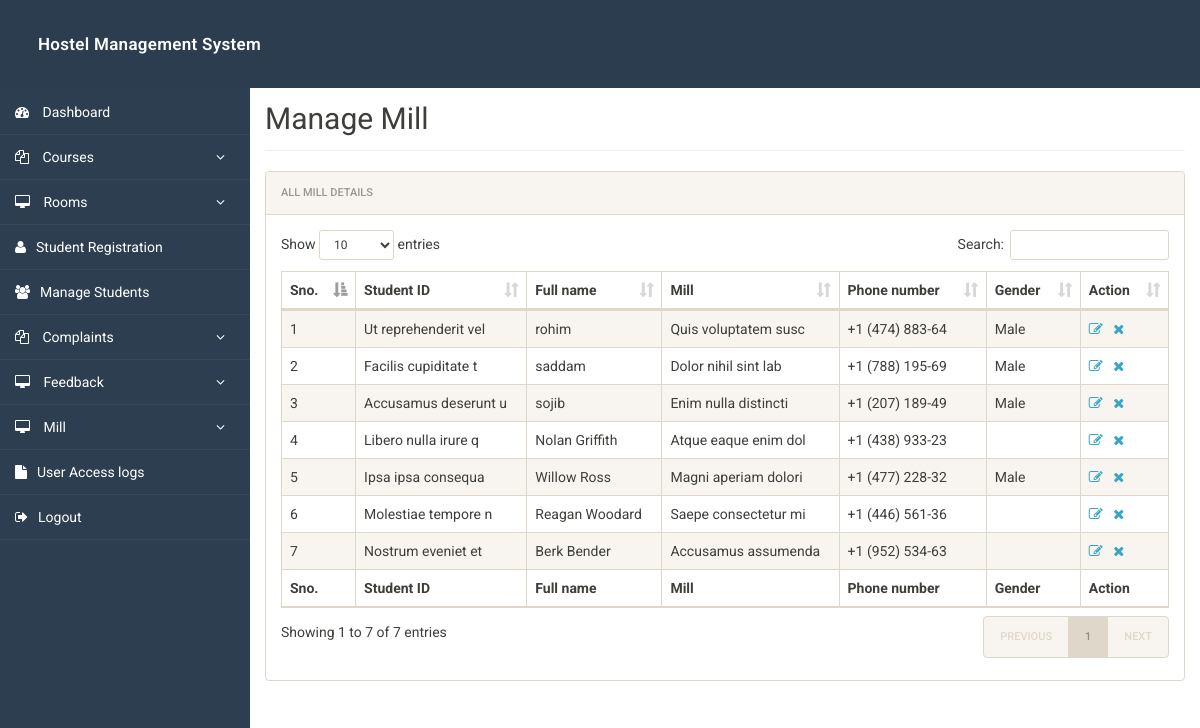
The page /admin/manage-mill.php (signed in) on the database its author committed.
### tables this page shows
CREATE TABLE `mill` (
  `id` int(11) NOT NULL,
  `studentId` varchar(20) NOT NULL,
  `fullName` varchar(100) NOT NULL,
  `mill` varchar(50) NOT NULL,
  `phone` varchar(15) NOT NULL,
  `gender` enum('Male','Female','Other') NOT NULL
);

### admin/manage-mill.php (the view, shortened to what this page needs)
<?php
include('includes/config.php');
?>
<!doctype html>
<html lang="en" class="no-js">
<head>
	<link rel="stylesheet" href="css/font-awesome.min.css">
	<link rel="stylesheet" href="css/bootstrap.min.css">
	<link rel="stylesheet" href="css/dataTables.bootstrap.min.css">
	<link rel="stylesheet" href="css/bootstrap-social.css">
	<link rel="stylesheet" href="css/bootstrap-select.css">
	<link rel="stylesheet" href="css/fileinput.min.css">
	<link rel="stylesheet" href="css/awesome-bootstrap-checkbox.css">
	<link rel="stylesheet" href="css/style.css">
</head>
<body>
	<?php include('includes/header.php');?>
	<div class="ts-main-content">
			<?php include('includes/sidebar.php');?>
		<div class="content-wrapper">
			<div class="container-fluid">
				<div class="row">
					<div class="col-md-12">
						<h2 class="page-title" style="margin-top: 4%">Manage Mill</h2>
						<div class="panel panel-default">
							<div class="panel-heading">All MIll Details</div>
							<div class="panel-body">
								<table id="zctb" class="display table table-striped table-bordered table-hover" cellspacing="0" width="100%">
									<thead>
										<tr>
											<th>Sno.</th>
											<th>Student ID</th>
											<th>Full name</th>
											<th>Mill </th>
											<th>Phone number </th>
											<th>Gender</th>
                                            <th>Action</th>
										</tr>
									</thead>
									<tfoot>
										<tr>
											<th>Sno.</th>
											<th>Student ID</th>
											<th>Full name</th>
											<th>Mill </th>
											<th>Phone number </th>
											<th>Gender</th>
											<th>Action</th>
										</tr>
									</tfoot>
									<tbody>
<?php
$ret="select * from mill";
$stmt= $mysqli->prepare($ret) ;
$stmt->execute() ;
$res=$stmt->get_result();
$cnt=1;
while($row=$res->fetch_object())
	  {
	  	?>
<tr><td><?php echo $cnt;;?></td>
<td><?php echo $row->studentId;?></td>
<td><?php echo $row->fullName;?></td>
<td><?php echo $row->mill;?></td>
<td><?php echo $row->phone;?></td>
<td><?php echo $row->gender;?></td>
<td><a href="edit-mill.php?id=<?php echo $row->id;?>"><i class="fa fa-edit"></i></a>&nbsp;&nbsp;
<a href="manage-mill.php?del=<?php echo $row->id;?>" onclick="return confirm("Do you want to delete");"><i class="fa fa-close"></i></a></td>
										</tr>
									<?php
$cnt=$cnt+1;
									 } ?>
									</tbody>
								</table>
							</div>
						</div>
					</div>
				</div>
			</div>
		</div>
	</div>
</body>
</html>

### admin/css/style.css (style rules this page uses)
html { font-size: 14px; }
@media only screen and (min-width: 480px) { html { font-size: 17px; } }
@media only screen and (min-width: 768px) { html { font-size: 14px; } }
body { font-size: 1em; }
a { color: #37a6c4; }
.panel { overflow: hidden; }
.page-title { padding-bottom: 15px; margin-bottom: 20px; border-bottom: 1px solid #f0f0f0; }
.ts-main-content .content-wrapper { padding-top: 15px; margin-top: 50px !important; }
@media only screen and (min-width: 992px) { .ts-main-content .content-wrapper { margin-left: 250px; } }

### rows shown on the page
mill: studentId "Ut reprehenderit vel", fullName "rohim", mill "Quis voluptatem susc", phone "+1 (474) 883-64", gender "Male"
mill: studentId "Facilis cupiditate t", fullName "saddam", mill "Dolor nihil sint lab", phone "+1 (788) 195-69", gender "Male"
mill: studentId "Accusamus deserunt u", fullName "sojib", mill "Enim nulla distincti", phone "+1 (207) 189-49", gender "Male"
mill: studentId "Libero nulla irure q", fullName "Nolan Griffith", mill "Atque eaque enim dol", phone "+1 (438) 933-23"
mill: studentId "Ipsa ipsa consequa", fullName "Willow Ross", mill "Magni aperiam dolori", phone "+1 (477) 228-32", gender "Male"
mill: studentId "Molestiae tempore n", fullName "Reagan Woodard", mill "Saepe consectetur mi", phone "+1 (446) 561-36"
mill: studentId "Nostrum eveniet et", fullName "Berk Bender", mill "Accusamus assumenda", phone "+1 (952) 534-63"
